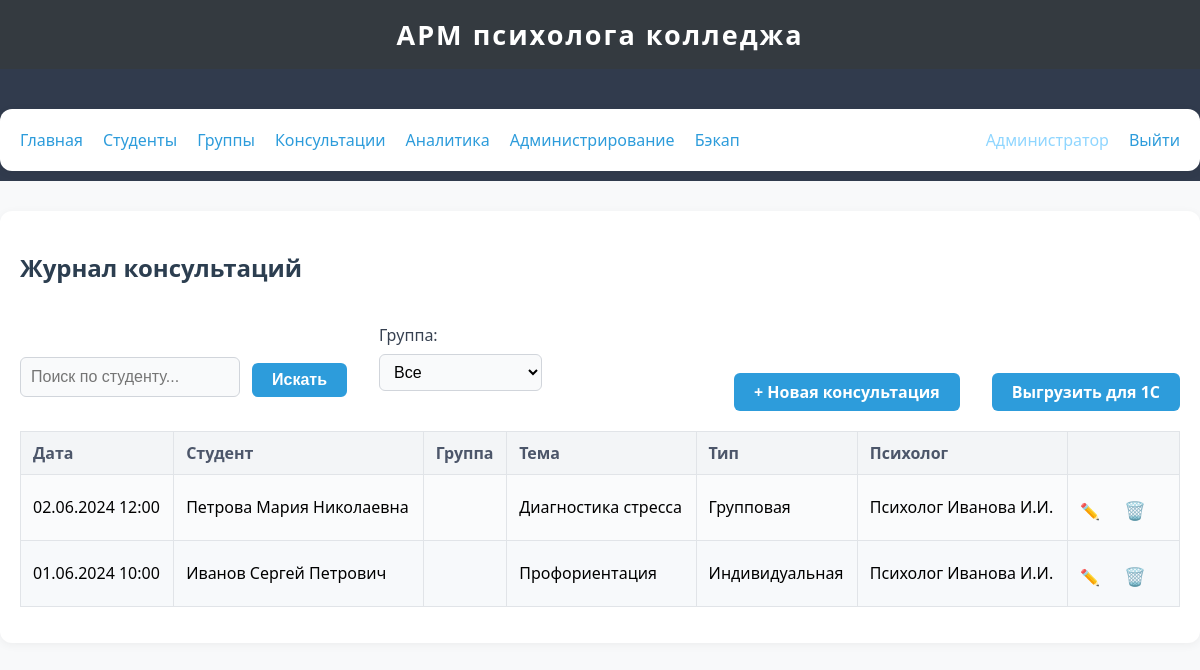
Page /consultations/ (signed in) on the committed database.
### app/models.py (models this page shows, shortened)
class User(db.Model, UserMixin):
    __tablename__ = 'users'
    id = db.Column(db.Integer, primary_key=True)
    username = db.Column(db.String(64), unique=True, nullable=False)
    password_hash = db.Column(db.String(128), nullable=False)
    role = db.Column(db.String(16), nullable=False, default='psychologist')  # 'psychologist' or 'admin'
    full_name = db.Column(db.String(128), nullable=True)

class Consultation(db.Model):
    __tablename__ = 'consultations'
    id = db.Column(db.Integer, primary_key=True)
    date = db.Column(db.DateTime, nullable=False, default=datetime.utcnow)
    student_id = db.Column(db.Integer, db.ForeignKey('students.id'), nullable=False)
    group_id = db.Column(db.Integer, db.ForeignKey('groups.id'), nullable=True)
    topic = db.Column(db.String(255), nullable=False)
    consultation_type = db.Column(db.String(64), nullable=False)   # индивидуальная, групповая, тестирование и др.
    result = db.Column(db.String(255), nullable=True)
    psychologist = db.Column(db.String(128), nullable=True)        # ФИО психолога

class Student(db.Model):
    __tablename__ = 'students'
    id = db.Column(db.Integer, primary_key=True)
    full_name = db.Column(db.String(128), nullable=False)
    group_id = db.Column(db.Integer, db.ForeignKey('groups.id'), nullable=True)
    date_of_birth = db.Column(db.Date, nullable=True)
    consultations = db.relationship('Consultation', backref='student', lazy=True)

### app/routes/consultations.py (the view)
@consultations_bp.route('/', methods=['GET', 'POST'])
@login_required
def list_consultations():
    form = SearchForm()
    query = Consultation.query.order_by(Consultation.date.desc())
    search = form.query.data if form.validate_on_submit() else request.args.get('query', '')
    if search:
        query = query.join(Student).filter(Student.full_name.ilike(f"%{search}%"))
    group_id = request.args.get('group_id', type=int)
    if group_id:
        query = query.filter(Consultation.group_id == group_id)
    consultations = query.all()
    groups = Group.query.all()
    return render_template('consultations/list.html', consultations=consultations, groups=groups, form=form, group_id=group_id, search=search)

### app/forms.py
class SearchForm(FlaskForm):
    query = StringField('Поиск', validators=[Optional()])
    submit = SubmitField('Искать')

### app/templates/consultations/list.html (shortened to what this page needs)
{% extends 'base.html' %}
{% block content %}
<h2>Журнал консультаций</h2>
<div class="filter-row">
    <form method="get" class="search-box" style="margin-right:10px;">
        {{ form.query(size=24, placeholder="Поиск по студенту...") }}
        <button type="submit" class="btn">Искать</button>
    </form>
    <form method="get">
        <label for="group_id">Группа:</label>
        <select name="group_id" id="group_id" onchange="this.form.submit()">
            <option value="">Все</option>
        </select>
    </form>
    <a href="{{ url_for('consultations.add_consultation') }}" class="btn">+ Новая консультация</a>
    <a href="{{ url_for('consultations.export_consultations') }}" class="btn" style="margin-left:10px;">Выгрузить для 1С</a>
</div>
<table id="consultationsTable">
    <thead>
        <tr>
            <th>Дата</th>
            <th>Студент</th>
            <th>Группа</th>
            <th>Тема</th>
            <th>Тип</th>
            <th>Психолог</th>
            <th></th>
        </tr>
    </thead>
    <tbody>
    {% for c in consultations %}
        <tr>
            <td>{{ c.date.strftime('%d.%m.%Y %H:%M') }}</td>
            <td>{{ c.student.full_name if c.student else '' }}</td>
            <td>{{ c.group.name if c.group else '' }}</td>
            <td>{{ c.topic }}</td>
            <td>{{ c.consultation_type }}</td>
            <td>{{ c.psychologist }}</td>
            <td>
                <a href="{{ url_for('consultations.edit_consultation', consultation_id=c.id) }}" title="Редактировать">✏️</a>
                <form method="post" action="{{ url_for('consultations.delete_consultation', consultation_id=c.id) }}"
                      style="display:inline;" class="delete-form">
                    <button type="submit" title="Удалить" style="background:none;border:none;color:#e74c3c;font-size:1.1em;cursor:pointer;">🗑️</button>
                </form>
            </td>
        </tr>
    {% else %}
        <tr>
            <td colspan="7"><i>Нет консультаций.</i></td>
        </tr>
    {% endfor %}
    </tbody>
</table>
{% endblock %}

### app/templates/base.html (shortened to what this page needs)
<!DOCTYPE html>
<html lang="ru">
<head>
    <link rel="stylesheet" href="{{ url_for('static', filename='css/style.css') }}">
</head>
<body>
    <header>
        <div style="font-size:1.3em; font-weight:600;">АРМ психолога колледжа</div>
    </header>
    <nav style="background:#313b4d; padding:10px 0;">
        <div class="container" style="display:flex;gap:20px;align-items:center;">
            <a href="{{ url_for('index') }}">Главная</a>
            <a href="{{ url_for('students.list_students') }}">Студенты</a>
            <a href="{{ url_for('groups.list_groups') }}">Группы</a>
            <a href="{{ url_for('consultations.list_consultations') }}">Консультации</a>
            <a href="{{ url_for('analytics.overview') }}">Аналитика</a>
            {% if current_user.is_authenticated and current_user.role == 'admin' %}
                <a href="{{ url_for('admin.users') }}">Администрирование</a>
                <a href="{{ url_for('backup.backup_page') }}">Бэкап</a>
            {% endif %}
            {% if current_user.is_authenticated %}
                <span style="color:#8fd6ff;font-weight:500;">{{ current_user.full_name or current_user.username }}</span>
                <a href="{{ url_for('auth.logout') }}">Выйти</a>
            {% else %}
                <a href="{{ url_for('auth.login') }}">Войти</a>
            {% endif %}
        </div>
    </nav>
    <div class="container">
        {% block content %}
        {% endblock %}
    </div>
</body>
</html>

### app/static/css/style.css (style rules this page uses)
body { background: #f8f9fa; font-family: "Segoe UI", Arial, sans-serif; font-size: 16px; margin: 0; padding: 0; }
header, nav, .navbar, .sidebar { background: #343a40; color: #fff; }
header { padding: 16px 0; text-align: center; font-size: 1.3em; letter-spacing: 2px; }
.container { max-width: 1200px; margin: 30px auto 0 auto; padding: 20px; background: #fff; border-radius: 12px; box-shadow: 0 2px 10px rgba(0,0,0,0.05); }
h1, h2, h3 { color: #2c3e50; font-weight: 600; }
table { width: 100%; border-collapse: collapse; margin: 16px 0; background: #fafbfc; }
th, td { border: 1px solid #e1e4e8; padding: 10px 12px; text-align: left; vertical-align: middle; }
th { background: #f3f5f7; color: #4c566a; font-weight: bold; }
tr:nth-child(even) { background: #f7f9fb; }
form { margin: 20px 0; }
label { display: block; margin-bottom: 6px; font-weight: 500; color: #374151; }
input[type="text"], input[type="password"], input[type="date"], input[type="datetime-local"], select, textarea { width: 100%; padding: 8px 10px; font-size: 1em; border: 1px solid #d1d5db; border-radius: 6px; outline: none; background: #f9fafb; box-sizing: border-box; margin-top: 2px; }
button, .btn { background: #2d9cdb; color: #fff; border: none; border-radius: 6px; padding: 8px 20px; font-size: 1em; font-weight: 600; cursor: pointer; transition: background 0.15s; margin-top: 8px; }
a { color: #2d9cdb; text-decoration: none; transition: color 0.17s; }
.search-box { margin: 0 0 14px 0; display: flex; gap: 12px; }
.search-box input[type="text"] { width: 220px; min-width: 150px; }
.filter-row { margin: 12px 0 20px 0; display: flex; gap: 22px; align-items: flex-end; }

### rows in the picture
User: full_name "Администратор"
Consultation: date "02.06.2024 12:00", student "Петрова Мария Николаевна", topic "Диагностика стресса", consultation_type "Групповая", psychologist "Психолог Иванова И.И."
Consultation: date "01.06.2024 10:00", student "Иванов Сергей Петрович", topic "Профориентация", consultation_type "Индивидуальная", psychologist "Психолог Иванова И.И."
